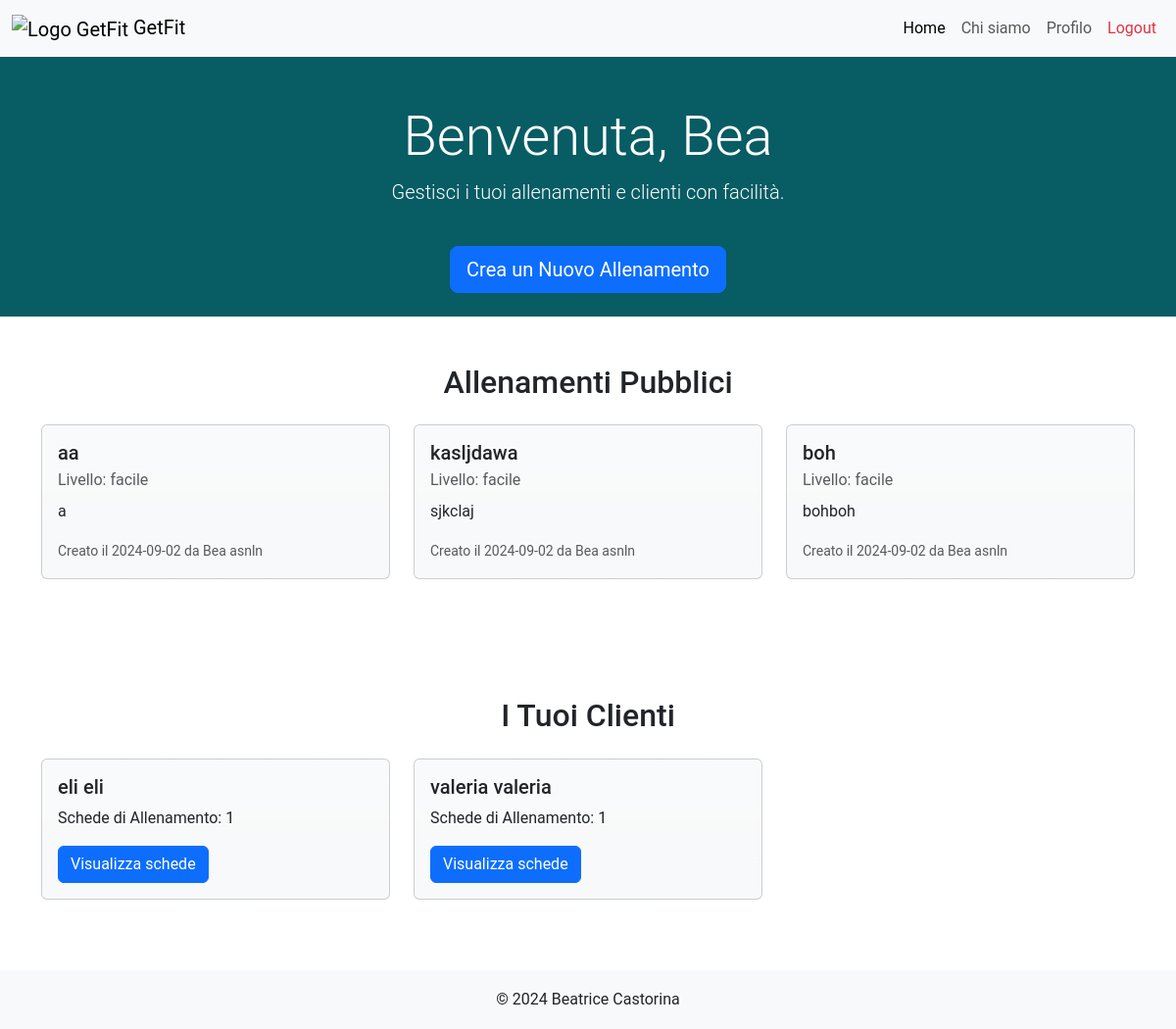
The page / (signed in) on the database as committed earlier.
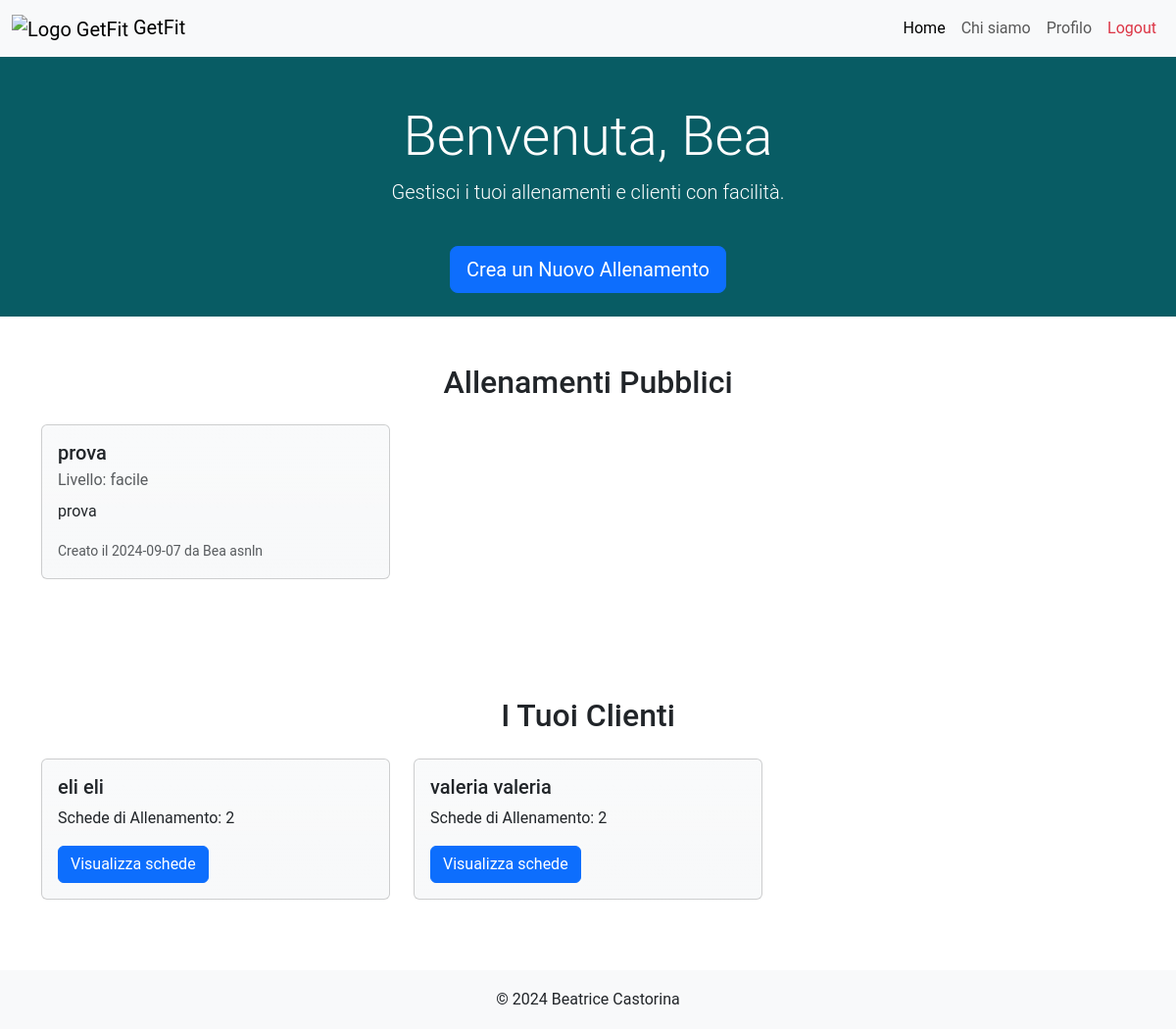
The same page on the database as committed later.
### tables this page shows
CREATE TABLE "PersonalTrainers" (
	"nome"	TEXT NOT NULL,
	"email"	TEXT NOT NULL UNIQUE,
	"password"	TEXT NOT NULL,
	"rating"	REAL NOT NULL,
	"numOfRatings"	INTEGER NOT NULL,
	"pt_id"	INTEGER,
	"cognome"	TEXT NOT NULL,
	"genere"	TEXT NOT NULL,
	PRIMARY KEY("pt_id" AUTOINCREMENT),
	CHECK("rating" <= 5.0)
);

CREATE TABLE "Allenamenti" (
	"id_allenamento"	INTEGER,
	"pt_id"	INTEGER NOT NULL,
	"titolo"	TEXT NOT NULL,
	"descrizione"	TEXT NOT NULL,
	"livello"	TEXT NOT NULL,
	"visibile"	INTEGER NOT NULL,
	"data_creazione"	TEXT NOT NULL,
	PRIMARY KEY("id_allenamento" AUTOINCREMENT),
	FOREIGN KEY("pt_id") REFERENCES "PersonalTrainers"("pt_id")
);

CREATE TABLE "Clients" (
	"nome"	TEXT NOT NULL,
	"email"	TEXT NOT NULL UNIQUE,
	"password"	TEXT NOT NULL,
	"pt_id"	INTEGER,
	"client_id"	INTEGER,
	"cognome"	TEXT NOT NULL,
	"genere"	TEXT NOT NULL,
	PRIMARY KEY("client_id" AUTOINCREMENT),
	FOREIGN KEY("pt_id") REFERENCES "PersonalTrainers"("pt_id")
);

### app.py (the view)
@app.route('/')
def index():
  allenamenti_db = allenamenti_dao.get_allenamenti()
  pts_db = utenti_dao.get_personal_trainers()
  clienti_db = []
  id = 0
  numOfSchede = {}
  public_workouts = []
  creators = {}
  email = utenti_dao.get_email(request)
  if email is not None:
    user, tipo = utenti_dao.get_user_by_email(email)
    if tipo == 0: # it's a pt
      id = user['pt_id']
      for workout in allenamenti_db:
        if workout['visibile']:
          public_workouts.append(workout)
          creators[workout['id_allenamento']] = utenti_dao.get_full_name(workout['pt_id'],'pt')
      clienti_db = utenti_dao.get_pt_clients(id)
      clienti_ids = [client['client_id'] for client in clienti_db]
      for id in clienti_ids:
        numOfSchede[id] = schede_dao.get_num_schede_by_client(id)[0]
  return render_template('index.html', public_workouts=public_workouts, pts=pts_db, clienti=clienti_db, numOfSchede=numOfSchede,creators=creators)

### allenamenti_dao.py (called while the page is built)
def get_allenamenti():
	query = 'SELECT * FROM Allenamenti ORDER BY data_creazione DESC'
	connection = sqlite3.connect('db/personal.db')
	connection.row_factory = sqlite3.Row
	cursor = connection.cursor()
	cursor.execute(query)
	allenamenti = cursor.fetchall()
	cursor.close()
	connection.close()
	return allenamenti

### app.py (called while the page is built)
@login_manager.user_loader
def load_user(user_email):
  user_db, type = utenti_dao.get_user_by_email(user_email)
  if type == 0:
    user = PersonalTrainer(nome=user_db['nome'], cognome=user_db['cognome'], genere=user_db['genere'], pt_id=user_db['pt_id'], rating=user_db['rating'], numOfRatings=user_db['numOfRatings'], email=user_db['email'], password=user_db['password'])
  else:
    user = Client(nome=user_db['nome'], cognome=user_db['cognome'], genere=user_db['genere'], client_id=user_db['client_id'], pt_id=user_db['pt_id'], email=user_db['email'], password=user_db['password'])
  return user

### schede_dao.py (called while the page is built)
def get_num_schede_by_client(client_id):
	query = 'SELECT COUNT(*) FROM Schede WHERE client_id=?'
	connection = sqlite3.connect('db/personal.db')
	connection.row_factory = sqlite3.Row
	cursor = connection.cursor()
	cursor.execute(query,(client_id,))
	result = cursor.fetchone()
	cursor.close()
	connection.close()
	return result

### utenti_dao.py (called while the page is built)
def get_email(request):
	try:
		return request.cookies.get('remember_token').split('|')[0]
	except Exception as e:
		return None

def get_full_name(id, type='client'):
	query1 = 'SELECT nome, cognome FROM Clients WHERE client_id=?'
	query2 = 'SELECT nome, cognome FROM PersonalTrainers WHERE pt_id=?'
	connection = sqlite3.connect('db/personal.db')
	connection.row_factory = sqlite3.Row
	cursor = connection.cursor()
	if type == 'client':
		cursor.execute(query1,(id,))
	else:
		cursor.execute(query2,(id,))
	full_name = cursor.fetchone()
	cursor.close()
	connection.close()
	return full_name['nome'] + ' ' + full_name['cognome']

def get_personal_trainers():
	connection = sqlite3.connect('db/personal.db')
	connection.row_factory = sqlite3.Row
	cursor = connection.cursor()
	query = 'SELECT * FROM PersonalTrainers'
	cursor.execute(query)
	pts = cursor.fetchall()
	cursor.close()
	connection.close()
	return pts

def get_pt_clients(pt_id):
	query = 'SELECT * FROM Clients WHERE pt_id = ?'
	connection = sqlite3.connect('db/personal.db')
	connection.row_factory = sqlite3.Row
	cursor = connection.cursor()
	cursor.execute(query,(pt_id,))
	clients = cursor.fetchall()
	cursor.close()
	connection.close()
	return clients

### templates/index.html (shortened to what this page needs)
{% extends "base.html" %}
{% block style %}
  {% if not current_user.is_authenticated %}
    {{url_for('static', filename='css/homepage_styles.css')}}
  {% else %}
    {% if current_user.__class__.__name__ == "PersonalTrainer" %}
      {{url_for('static', filename='css/personal_styles.css')}}
    {% else %}
      {{url_for('static', filename='css/client_styles.css')}}
    {% endif %}
  {% endif %}
{% endblock %}
{% block content %}
{% if not current_user.is_authenticated %}
<section class="hero-section text-center text-white d-flex align-items-center justify-content-center">
  <div class="container homepage-container">
      <h1 class="display-4">Benvenuto in GetFit</h1>
      <p class="lead"><span id="background-homepage">Crea, gestisci e monitora le tue sessioni di allenamento con i migliori personal trainer.</span></p>
      <a href="/signup" class="btn btn-primary btn-lg mt-4">Inizia Ora</a>
  </div>
</section>
<section class="features-section py-5">
<div class="container">
  <div class="row text-center">
    <div class="col-lg-4 col-md-6 mb-4">
      <div class="card p-4 border rounded">
        <i class="bi bi-person-fill display-4 text-primary"></i>
        <h3 class="mt-3">Personal Trainer</h3>
        <p>Crea e gestisci i tuoi allenamenti e segui i progressi dei tuoi clienti.</p>
      </div>
    </div>
    <div class="col-lg-4 col-md-6 mb-4">
      <div class="card p-4 border rounded">
        <i class="bi bi-people-fill display-4 text-primary"></i>
        <h3 class="mt-3">Clienti</h3>
        <p>Trova il personal trainer giusto per te e inizia il tuo percorso di allenamento personalizzato.</p>
      </div>
    </div>
    <div class="col-lg-4 col-md-6 mb-4">
      <div class="card p-4 border rounded">
        <i class="bi bi-bar-chart-line-fill display-4 text-primary"></i>
        <h3 class="mt-3">Progressi</h3>
        <p>Monitora i tuoi miglioramenti con statistiche e feedback dettagliati.</p>
      </div>
    </div>
  </div>
</div>
</section>
{% else %}
  {% if current_user.__class__.__name__ == "PersonalTrainer" %}
    <section class="hero-section pt-5 pb-4 text-center text-white d-flex align-items-center justify-content-center">
      <div class="container">
        <h1 class="display-4">Benvenut{% if current_user.genere == 'female' %}a{% elif current_user.genere == 'male' %}o{% else %}&#601;{% endif %}, {{current_user.nome}}</h1>
        <p class="lead">Gestisci i tuoi allenamenti e clienti con facilità.</p>
        <a href="/create_workout" class="btn btn-primary btn-lg mt-4">Crea un Nuovo Allenamento</a>
      </div>
    </section>
    <section class="public-workouts-section py-5">
      <div class="container">
        <h2 class="text-center mb-4">Allenamenti Pubblici</h2>
        <div class="row">
        {% for allenamento in public_workouts %}
          <div class="col-lg-4 col-md-6 mb-4">
            <div class="card">
              <div class="card-body">
                <h5 class="card-title">{{allenamento.titolo}}</h5>
                <p class="card-subtitle mb-2 text-body-secondary">Livello: {{allenamento.livello}}</p>
                <p class="card-text">{{allenamento.descrizione}}</p>
                <p class="card-text mt-2 text-body-secondary"><small>Creato il {{allenamento.data_creazione.split()[0]}} da {{creators[allenamento.id_allenamento]}}</small></p>
              </div>
            </div>
          </div>
        {% endfor %}
        </div>
      </div>
    </section>
    <section class="clients-section py-5">
      <div class="container">
        <h2 class="text-center mb-4">I Tuoi Clienti</h2>
        <div class="row">
          {% for cliente in clienti %}
          <div class="col-lg-4 col-md-6 mb-4">
            <div class="card">
              <div class="card-body">
                <h5 class="card-title">{{cliente.nome}} {{cliente.cognome}}</h5>
                <p class="card-text">Schede di Allenamento: {{ numOfSchede[cliente.client_id]}}</p>
                <form action="/schede" method="get">
                  <button type="submit" class="btn btn-primary">Visualizza schede</button>
                </form>
              </div>
            </div>
          </div>
          {% endfor %}
        </div>
      </div>
    </section>
  {% endif %}
{% endif %}
{% endblock %}

### templates/base.html (shortened to what this page needs)
<!DOCTYPE html>
<html lang="it">
  <head>
    <link href="https://cdn.jsdelivr.net/npm/bootstrap@5.3.2/dist/css/bootstrap.min.css" rel="stylesheet">
    <link href="https://cdnjs.cloudflare.com/ajax/libs/font-awesome/6.0.0-beta3/css/all.min.css" rel="stylesheet">
    <link rel="stylesheet" href="{{url_for('static', filename='css/base_styles.css')}}">
    <link rel="stylesheet" href="{% block style %}{% endblock %}">
  </head>
  <body>
    <div class="wrapper">
      <nav class="navbar navbar-expand-lg navbar-light bg-light">
        <div class="container-fluid">
          <a class="navbar-brand" href="/">
            <img src="{{ url_for('static', filename='img/logo.png') }}" alt="Logo GetFit" width="75" height="75">
            GetFit
          </a>
          <div class="collapse navbar-collapse" id="navbarNav">
            <ul class="navbar-nav ms-auto">
              <li class="nav-item">
                <a class="nav-link {% if request.path == url_for('index') %}active{% endif %}" aria-current="page" href="{{ url_for('index') }}">Home</a>
              </li>
              <li class="nav-item">
                <a class="nav-link {% if request.path == url_for('about') %}active{% endif %}" aria-current="page" href="{{ url_for('about') }}">Chi siamo</a>
              </li>
              {% if not current_user.is_authenticated %}
                <li class="nav-item">
                  <a class="btn btn-primary my-1" href="{{ url_for('signup') }}">Registrati</a>
                </li>
                <li class="nav-item">
                  <a class="btn btn-outline-primary ms-2 my-1" href="{{url_for('login')}}">Login</a>
                </li>
              {% else %}
                {% if current_user.__class__.__name__ == "PersonalTrainer" %}
                  <li class="nav-item">
                    <a class="nav-link {% if request.path == url_for('pt_profile') %}active{% endif %}" aria-current="page" href="{{ url_for('pt_profile') }}">Profilo</a>
                  </li>
                {% else %}
                  {% if current_user.pt_id is not none %}
                    <li class="nav-item">
                      <a class="nav-link {% if request.path == url_for('schede') %}active{% endif %}" aria-current="page" href="{{ url_for('schede') }}">Schede</a>
                    </li>
                  {% endif %}
                {% endif %}
                <li class="nav-item">
                  <a class="nav-link text-danger" aria-current="page" href="{{ url_for('logout') }}">Logout</a>
                </li>
              {% endif %}
            </ul>
          </div>
        </div>
      </nav>
      <div class="content">
        {% block content %}{% endblock %}
      </div>
    </div>
    <footer>
      <div class="container text-center">
        <p class="mb-0">&copy; 2024 Beatrice Castorina</p>
      </div>
    </footer>
  </body>
</html>

### static/css/base_styles.css (style rules this page uses)
html, body { font-family: 'Roboto', sans-serif; height: 100%; margin: 0; }
.hero-section { background-color: #085c64; color: white; padding: 60px 0; text-align: center; }
.wrapper { min-height: calc(100vh - 60px); }
footer { background-color: #f8f9fa; height: 60px; line-height: 60px; }
.card { transition: transform 0.3s; background-color: #f8f9fa; background-image: var(--bs-gradient); }

### static/css/personal_styles.css (style rules this page uses)
.hero-section { background-color: #085c64; color: white; padding: 60px 0; }

Rows that differ between the two databases and show on the page:
removed Allenamenti: titolo "aa", livello "facile", descrizione "a", data_creazione "2024-09-02", creators "Bea asnln"
removed Allenamenti: titolo "kasljdawa", livello "facile", descrizione "sjkclaj", data_creazione "2024-09-02", creators "Bea asnln"
no longer on this page (row edited): Allenamenti: titolo "boh", livello "facile", descrizione "bohboh", data_creazione "2024-09-02", creators "Bea asnln"
added Allenamenti: titolo "prova", livello "facile", descrizione "prova", data_creazione "2024-09-07", creators "Bea asnln"
computed for Clients "eli": numOfSchede "1" → "2"
computed for Clients "valeria": numOfSchede "1" → "2"
